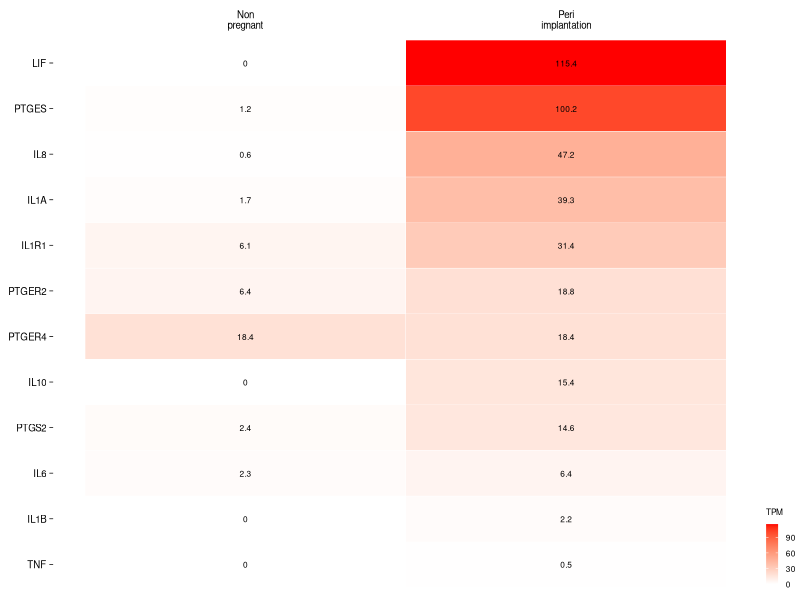

The R source for this figure: (Note: this script raises an error after producing the figure.)
### packages ==================================================================
library(tidyverse)
library(cowplot)

### data ======================================================================
dn.ht <- read.csv("data/rna-seq/read-counts_dnov_uterus.csv")
dn.fl <- read.csv("data/genomic-data/feature-lengths_dnov.csv")

### calculate tpm =============================================================
dn.ht <- dplyr::inner_join(dn.fl, dn.ht, by = "dnov_ensembl_gid") 

# create empty df for tpm
tpm <- data.frame(matrix(nrow = dim(dn.ht)[1], ncol = dim(dn.ht)[2]))
colnames(tpm) <- colnames(dn.ht)
tpm[, c("dnov_ensembl_gid", "dnov_feature_length", "dnov_gene_name")] <- dn.ht[, c("dnov_ensembl_gid", "dnov_feature_length", "dnov_gene_name")]

# calculate
for(i in 4:ncol(tpm)) {
  tpm[, i] <- ((dn.ht[, i] / dn.ht$dnov_feature_length) * 10 ^ 6) / sum(dn.ht[, i] / dn.ht$dnov_feature_length)
}
tpm$dnov_feature_length <- NULL

# verify that each column adds up to a million
for (i in 3:ncol(tpm)){
  print(sum(tpm[, i]))
} 

# average tpm for imp stage
tpm$dnov_imp <- rowMeans(tpm[, c("dnov_imp_1", "dnov_imp_2")])
tpm$dnov_imp_1 <- NULL
tpm$dnov_imp_2 <- NULL

# rename
tpm <- dplyr::rename(tpm, "dnov_NP" = "dnov_NP_1")

### Fig. 1, Panel B: heatmap ==================================================
# create a subset with inflammation-related genes
imp <-  tpm[tpm$dnov_gene_name %in%  c("IL1B", "IL1A", "LIF", "TNF", "IL8", "PTGS2", "PTGES", "PTGER2", "PTGER4", 'IL10', 'IL1R1'),] # without IL17
IL6 <- tpm[tpm$dnov_ensembl_gid %in% c("ENSDNOG00000017107","ENSDNOG00000023693"), ] # IL6 has two orthologs
imp <- rbind(imp, IL6)
imp <- subset(imp, dnov_ensembl_gid != "ENSDNOG00000023693") # remove un-expressed ortholog of IL6
imp[imp$dnov_ensembl_gid == 'ENSDNOG00000017107',  "dnov_gene_name"] <- 'IL6' # keep expressed ortholog of IL6
imp <- imp[order(imp$dnov_imp), ] # sort by tpm at implantation

# melt
imp.long <- pivot_longer(data = imp, 
                         cols = c("dnov_NP", "dnov_imp"), 
                         names_to = "stage", 
                         values_to = "tpm")
imp.long$stage <- factor(imp.long$stage, levels = c("dnov_NP", "dnov_imp"))
imp.long$dnov_gene_name <- factor(imp.long$dnov_gene_name, levels = imp$dnov_gene_name)

# plot
pan.b <- ggplot(data = imp.long, 
                aes(x = stage, y = dnov_gene_name)) +
  geom_tile(aes(fill = tpm), colour = "white") + 
  scale_fill_gradient(name = 'TPM', low = "white", high = "red") +
  geom_text(aes(stage, dnov_gene_name, label = round(tpm, 1)), 
            color = "black", size = 6/.pt) +
  scale_y_discrete(limits = levels(imp.long$dnov_gene_name)) +
  scale_x_discrete(breaks = c('dnov_NP', 'dnov_imp'),
                   labels = c('Non\npregnant', 'Peri\nimplantation'), 
                   position = "top") +
  theme_minimal() +
  theme(axis.text.x = element_text(angle = 0, hjust = 0.5, size = 7, color = "black"),
        axis.text.y = element_text(size = 7, color = "black"),
        axis.title = element_blank(),
        axis.ticks.y = element_line(size = 0.25),
        panel.grid = element_blank(),
        plot.margin = margin(6, 30, 6, 6),
        legend.position = c(1, 0),
        legend.justification = c(0, 0),
        legend.key.size = unit(0.6, "lines"),
        legend.title = element_text(color = "black", size = 6),
        legend.text = element_text(color = "black", size = 6))

cowplot::ggsave2(
  filename = 'results/fig_01_inflammation/fig01_panel-B_dnov-inflam-genes.pdf',
  pan.b, width = 2.1, height = 2.5, units = "in")

### Fig. 1, Panel C: revigo ===================================================
